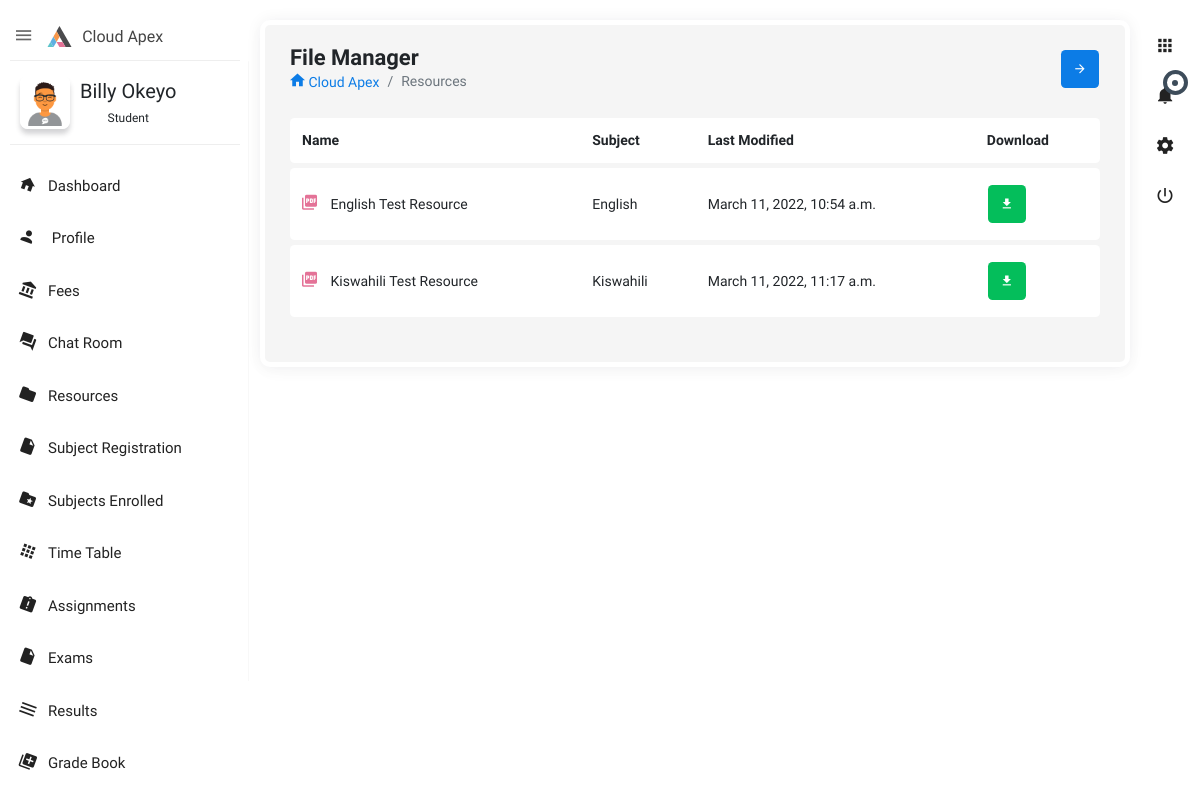
The app's page /student/resources/ (signed in) with its own data.
### student/models.py (models this page shows, shortened)
class Student(models.Model):
   username = models.CharField(max_length=50, unique=True)
   contact_no = models.CharField(max_length=20,default='2547xxxxxxx')
   parent_name = models.CharField(max_length=100)
   parent_phone_no = models.CharField(max_length=20,default='2547xxxxxxx')
   city = models.CharField(max_length=100,default='Nairobi')
   country = models.CharField(max_length=100,default='Kenya')
   profile = models.ImageField(blank=True,null=True,upload_to='profile/')
   user = models.OneToOneField(Account,on_delete=models.CASCADE)
   about = models.TextField(max_length=500,blank=True,null=True)
   subject = models.ManyToManyField(Subject, blank=True)

### account/models.py (models this page shows, shortened)
class Account(AbstractBaseUser):
    email =         models.EmailField(max_length=255, unique=True, verbose_name='Email')
    first_name =    models.CharField(max_length=100, verbose_name='First Name')
    last_name =     models.CharField(max_length=100, verbose_name='Last Name')
    is_manager =    models.BooleanField(default=False, verbose_name='Manager')
    is_teacher =    models.BooleanField(default=False,verbose_name= 'Teacher')
    is_student =    models.BooleanField(default=False, verbose_name='Student')
    is_suspended =  models.BooleanField(default=False, verbose_name='Suspended')
    is_active =     models.BooleanField(default=True, verbose_name='Active')
    is_staff =      models.BooleanField(default=False, verbose_name='Staff')
    is_admin =      models.BooleanField(default=False, verbose_name='Admin')
    date_joined =   models.DateTimeField(verbose_name='Date Joined',auto_now_add= True)
    last_login =    models.DateTimeField(verbose_name='Last Active', auto_now=True)
    group = models.ManyToManyField(Group, verbose_name='groups', blank=True, related_name='user_set', related_query_name='user')
    class Meta:
        db_table = 'Account'
    USERNAME_FIELD = 'email'
    REQUIRED_FIELDS = []
    objects = AccountManager()

### curriculum/models.py (models this page shows, shortened)
class Resource(models.Model):
   name = models.CharField(max_length=100)
   file = models.FileField(upload_to='resources/')
   date_created = models.DateTimeField(auto_now_add=True)
   date_edited = models.DateTimeField(auto_now=True)
   subject = models.ForeignKey(Subject,on_delete=models.CASCADE)
   status = models.BooleanField(default=True)
   def __str__(self):
      return self.name

class Subject(models.Model):
   name = models.CharField(max_length=100)
   c_class = models.ForeignKey(Class,on_delete=models.CASCADE)
   code = models.CharField(max_length=10,unique=True)

### student/views.py (the view)
# urls.py: path('resources/',views.StudentResources.as_view(),name='student_resources'),
class StudentResources(View):
   template_name = 'student/resources.html'
   @method_decorator(login_required, 'signin')
   def get(self, request):
      user_id = request.user.id
      student_id = getLogedInStudentId(user_id)
      student = Student.objects.get(id=student_id)
      resources = Resource.objects.all()
      user = request.user
      context = {
         'student': student,
         'school_name': constants.SCHOOL_NAME,
         'user': user,
         'resources': resources,
      }
      print(resources)
      return render(request, self.template_name, context)

### student/views.py (called while the page is built)
def getLogedInStudentId(user_id):
    s = Student.objects.get(user_id=user_id)
    return s.id

### templates/student/resources.html (shortened to what this page needs)
{% extends 'includes/student_base.html' %} {% load static %}  {% block content %}
<section class="content">
    <div class="body_scroll">
        <div class="block-header">
            <div class="row">
                <div class="col-lg-7 col-md-6 col-sm-12">
                    <h2>File Manager</h2>
                    <ul class="breadcrumb">
                        <li class="breadcrumb-item"><a href="index.html"><i class="zmdi zmdi-home"></i> {{school_name}}</a></li>
                        <li class="breadcrumb-item active">Resources</li>
                    </ul>
                </div>
                <div class="col-lg-5 col-md-6 col-sm-12">
                    <button class="btn btn-primary btn-icon float-right right_icon_toggle_btn" type="button"><i class="zmdi zmdi-arrow-right"></i></button>
                </div>
            </div>
        </div>
        <div class="container-fluid">
            <div class="row clearfix">
                <div class="col-lg-12">
                    <div class="card">
                        <div class="tab-content">
                            <div class="tab-pane active" id="list_view">
                                <div class="table-responsive">
                                    <table class="table table-hover mb-0 c_table">
                                        <thead>
                                            <tr>
                                                <th>Name</th>
                                                <th data-breakpoints="xs">Subject</th>
                                                <th data-breakpoints="xs sm md">Last Modified</th>
                                                <th data-breakpoints="xs">Download</th>
                                            </tr>
                                        </thead>
                                        <tbody>
                                            {% for resource in resources %}
                                            <tr>
                                                <td><span><i class="zmdi zmdi-collection-pdf w25 text-blush"></i> {{ resource.name }}</span></td>
                                                <td><span class="owner">{{ resource.subject.name }}</span></td>
                                                <td><span class="date">{{ resource.date_edited }}</span></td>
                                                <td>
                                                    <a href="{{ resource.file.url }}" target="_blank" class="btn btn-icon btn-xs waves-effect waves-light btn-success">
                                                        <i class="zmdi zmdi-download"></i>
                                                    </a>
                                                </td>
                                            </tr>
                                            {% endfor %}
                                        </tbody>
                                    </table>
                                </div>
                            </div>
                        </div>
                    </div>
                </div>
            </div>
        </div>
    </div>
</section>
{% endblock %}

### templates/includes/student_base.html (shortened to what this page needs)
{% load static %} {% load active_link_tags %}
<!doctype html>
<html class="no-js" lang="en">
<head>
    <link rel="stylesheet" href="{% static 'assets/plugins/bootstrap/css/bootstrap.min.css' %}">
    <link rel="stylesheet" href="{% static 'assets/plugins/jvectormap/jquery-jvectormap-2.0.3.min.css' %}" />
    <link rel="stylesheet" href="{% static 'assets/plugins/charts-c3/plugin.css' %}" />
    <link rel="stylesheet" href="{% static 'assets/plugins/morrisjs/morris.min.css' %}" />
    <link rel="stylesheet" href="{% static 'assets/css/style.min.css' %}">
     <link rel="stylesheet" href="{% static 'assets/css/custom.css' %}">
</head>
<body class="theme-blush">
    <div class="navbar-right">
        <ul class="navbar-nav">
            <li class="dropdown">
                <a href="javascript:void(0);" class="dropdown-toggle" title="App" data-toggle="dropdown" role="button"><i class="zmdi zmdi-apps"></i></a>
            </li>
            <li class="dropdown">
                <a href="javascript:void(0);" class="dropdown-toggle" title="Notifications" data-toggle="dropdown" role="button"><i class="zmdi zmdi-notifications"></i>
                <div class="notify"><span class="heartbit"></span><span class="point"></span></div>
            </a>
            </li>
            <li><a href="javascript:void(0);" class="js-right-sidebar" title="Setting"><i class="zmdi zmdi-settings zmdi-hc-spin"></i></a></li>
            <li><a href="sign-in.html" class="mega-menu" title="Sign Out"><i class="zmdi zmdi-power"></i></a></li>
        </ul>
    </div>
    <aside id="leftsidebar" class="sidebar">
        <div class="navbar-brand">
            <button class="btn-menu ls-toggle-btn" type="button"><i class="zmdi zmdi-menu"></i></button>
            <a href="index.html"><img src="{% static 'assets/images/logo.svg' %}" width="25" alt="Aero"><span class="m-l-10">{{ school_name }}</span></a>
        </div>
        <div class="menu">
            <ul class="list">
                <li>
                    <div class="user-info">
                        <a class="image" href="profile.html"><img src="{{ student.profile.url }}" alt="User"></a>
                        <div class="detail">
                            <h4>{{ user.first_name }} {{ user.last_name }} </h4>
                            <small>Student</small>
                        </div>
                    </div>
                </li>
                <li class="{% active_link 'student_dashboard' 'active open' strict=True %}">
                    <a href="{% url 'student_dashboard' %}"><i class="zmdi zmdi-home"></i><span>Dashboard</span></a>
                </li>
                <li class="{% active_link 'student_profile' 'active open' strict=True %}">
                    <a href="{% url 'student_profile' %}"><i class="zmdi zmdi-account"></i><span>  Profile</span></a>
                </li>
                 <li class="{% active_link 'student_fees' 'active open' strict=True %}">
                    <a href="{% url 'student_fees' %}"><i class="zmdi zmdi-balance"></i><span>Fees</span></a>
                </li>
                <li class="{% active_link 'room || history || chat_index' 'active open' %}">
                    <a href="{% url 'room' 1 %}"><i class="zmdi zmdi-comments"></i><span>Chat Room</span></a>
                </li>
                <li class="{% active_link 'student_resources' 'active open' strict=True %}">
                    <a href="{% url 'student_resources' %}"><i class="zmdi zmdi-folder"></i><span>Resources</span></a>
                </li>
                <li class="{% active_link 'student_subject_registration' 'active open' strict=True %}">
                    <a href="{% url 'student_subject_registration' %}"><i class="zmdi zmdi-file"></i><span>Subject Registration</span></a>
                </li>
                <li class="{% active_link 'student_subjects_enrolled' 'active open' strict=True %}">
                    <a href="{% url 'student_subjects_enrolled' %}"><i class="zmdi zmdi-folder-star"></i><span>Subjects Enrolled</span></a>
                </li>
                <li class="{% active_link 'student_timetable' 'active open' strict=True %}">
                    <a href="{% url 'student_timetable' %}"><i class="zmdi zmdi-apps"></i><span>Time Table</span></a>
                </li>
                <li class="{% active_link 'student_assignments || student_assignment_detail' 'active open' %}">
                    <a href="{% url 'student_assignments' %}"><i class="zmdi zmdi-assignment-alert"></i><span>Assignments</span></a>
                </li>
                <li class="{% active_link 'student_exams' 'active open' strict=True %}">
                    <a href="{% url 'student_exams' %}"><i class="zmdi zmdi-file"></i><span>Exams</span></a>
                </li>
                <li class="{% active_link 'student_results' 'active open' strict=True %}">
                    <a href="{% url 'student_results' %}"><i class="zmdi zmdi-menu"></i><span>Results</span></a>
                </li>
                <li class="{% active_link 'student_gradebook' 'active open' strict=True %}">
                    <a href="{% url 'student_gradebook' %}"><i class="zmdi zmdi-collection-plus"></i><span>Grade Book</span></a>
                </li>
                <li class="{% active_link 'student_announcements' 'active open' strict=True %}">
                    <a href="{% url 'student_announcements' %}"><span>Announcement</span></a>
                </li>
                <br><br><br><br>
            </ul>
        </div>
    </aside>
    {% block content %} {% endblock %}
   {% load sweetify %}
</body>
</html>

### records on screen
Student: profile (picture)
Account: first_name "Billy", last_name "Okeyo"
Resource: name "English Test Resource", subject.name "English", date_edited "March 11, 2022, 10:54 a.m."
Resource: name "Kiswahili Test Resource", subject.name "Kiswahili", date_edited "March 11, 2022, 11:17 a.m."

### other values on screen
{{ school_name }} "Cloud Apex"
